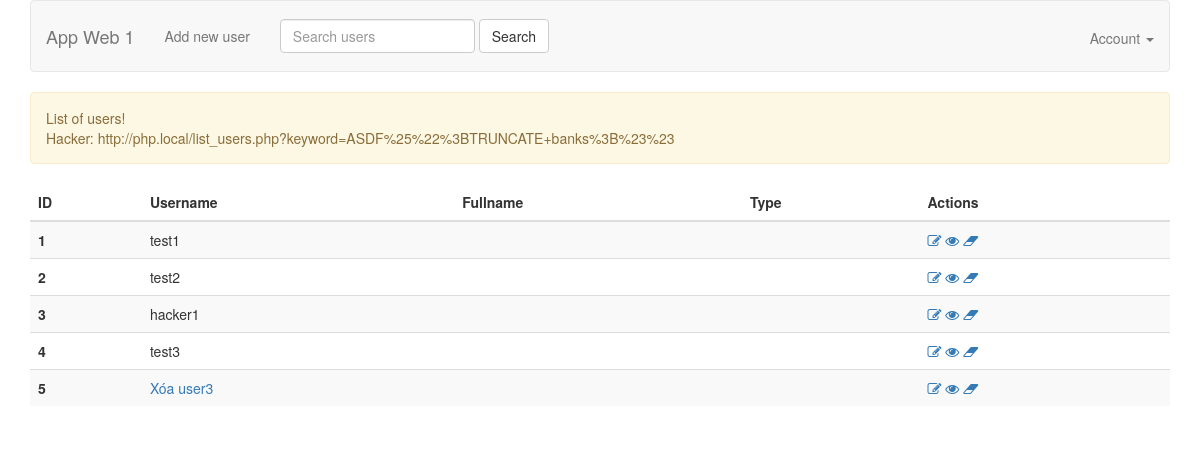
The page /list_users.php on the database as committed earlier.
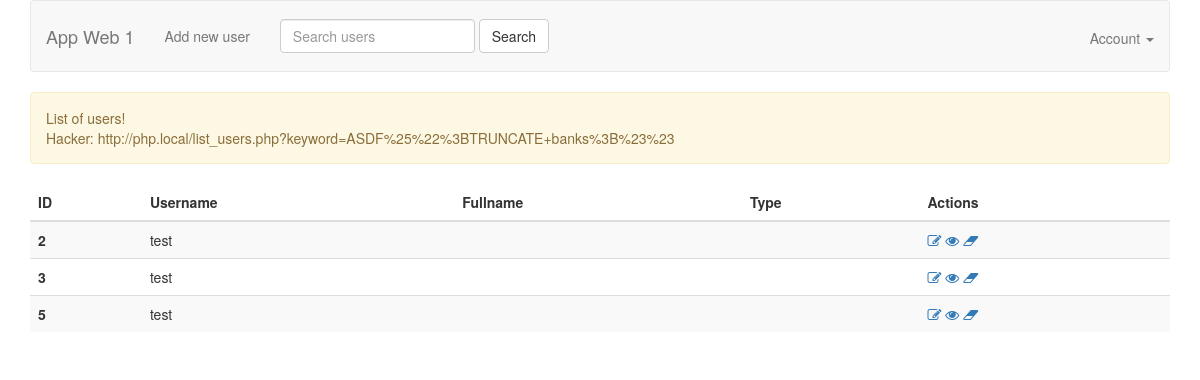
The same page on the database as committed later.
### tables this page shows
CREATE TABLE `users` (
  `id` int(11) NOT NULL,
  `name` text NOT NULL,
  `fullname` varchar(100) NOT NULL,
  `email` varchar(100) NOT NULL,
  `type` varchar(100) NOT NULL,
  `password` varchar(250) NOT NULL,
  `version` int(11) NOT NULL
);

### models/UserModel.php (called while the page is built, shortened)
<?php
require_once 'BaseModel.php';
class UserModel extends BaseModel {
    public function getUsers($params = []) {
        if (!empty($params['keyword'])) {
            $sql = 'SELECT * FROM users WHERE name LIKE "%' . $params['keyword'] .'%"';
            $users = self::$_connection->multi_query($sql);
        } else {
            $sql = 'SELECT * FROM users';
            $users = $this->select($sql);
        }
        return $users;
    }
}

### models/BaseModel.php (called while the page is built, shortened)
<?php
abstract class BaseModel {
    protected static $_connection;
    public function __construct() {
        if (!isset(self::$_connection)) {
            self::$_connection = mysqli_connect(DB_HOST, DB_USER, DB_PASSWORD, DB_NAME, DB_PORT);
        }
    }
    protected function query($sql) {
        $result = self::$_connection->query($sql);
        return $result;
    }
    protected function select($sql) {
        $result = $this->query($sql);
        $rows = [];
        if (!empty($result)) {
            while ($row = $result->fetch_assoc()) {
                $rows[] = $row;
            }
        }
        return $rows;
    }
}

### list_users.php (the view, shortened to what this page needs)
<?php
require_once 'models/UserModel.php';
$userModel = new UserModel();
$params = [];
$users = $userModel->getUsers($params);
?>
<!DOCTYPE html>
<html>
<head>
    <?php include 'views/meta.php' ?>
</head>
<body>
    <?php include 'views/header.php'?>
    <div class="container">
        <?php if (!empty($users)) {?>
            <div class="alert alert-warning" role="alert">
                List of users! <br>
                Hacker: http://php.local/list_users.php?keyword=ASDF%25%22%3BTRUNCATE+banks%3B%23%23
            </div>
            <table class="table table-striped">
                <thead>
                    <tr>
                        <th scope="col">ID</th>
                        <th scope="col">Username</th>
                        <th scope="col">Fullname</th>
                        <th scope="col">Type</th>
                        <th scope="col">Actions</th>
                    </tr>
                </thead>
                <tbody>
                    <?php foreach ($users as $user) {?>
                        <tr>
                            <th scope="row"><?php echo $user['id']?></th>
                            <td>
                                <?php echo $user['name']?>
                            </td>
                            <td>
                            </td>
                            <td>
                            </td>
                            <td>
                                <a href="form_user.php?id=<?php echo $user['id'] ?>">
                                    <i class="fa fa-pencil-square-o" aria-hidden="true" title="Update"></i>
                                </a>
                                <a href="view_user.php?id=<?php echo $user['id'] ?>">
                                    <i class="fa fa-eye" aria-hidden="true" title="View"></i>
                                </a>
                                <a href="delete_user.php?id=<?php echo $user['id'] ?>">
                                    <i class="fa fa-eraser" aria-hidden="true" title="Delete"></i>
                                </a>
                            </td>
                        </tr>
                    <?php } ?>
                </tbody>
            </table>
        <?php }else { ?>
            <div class="alert alert-dark" role="alert">
                This is a dark alert—check it out!
            </div>
        <?php } ?>
    </div>
</body>
</html>

Rows that differ between the two databases and show on the page:
removed users: id "1", name "test1"
removed users: id "4", name "test3"
changed users id 2: name "test2" → "test"
changed users id 3: name "hacker1" → "test"
changed users id 5: name "Xóa user3" → "test"
